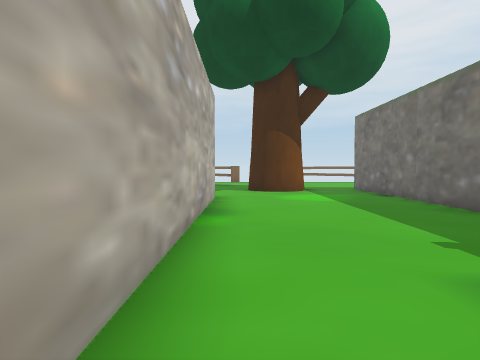
View 1 (above)

24 first-person views from a walk through a scene from a Unity 3-D project. The camera is 0.72 m above the floor, tilts 2° down and sees 70° across. The floor is counted in squares, 1 m on a side. Each view is taken from the middle of a square. On the plan, view 1 faces up. The plan holds only what a view shows up to about 11 squares ahead; the rest is blank. The place goes on beyond the plan. The player is left out. Some surface patterns are stand-ins.

View 2
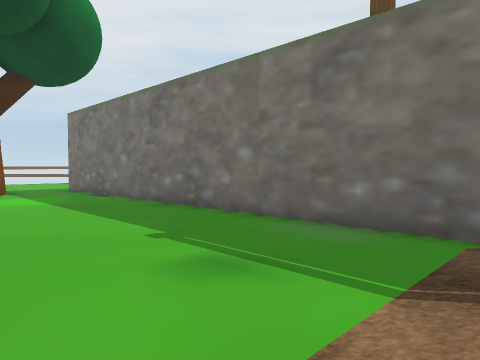

View 3
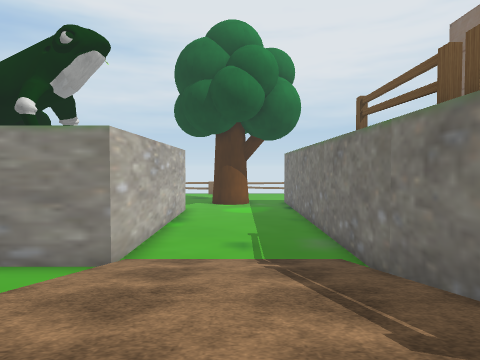

View 4
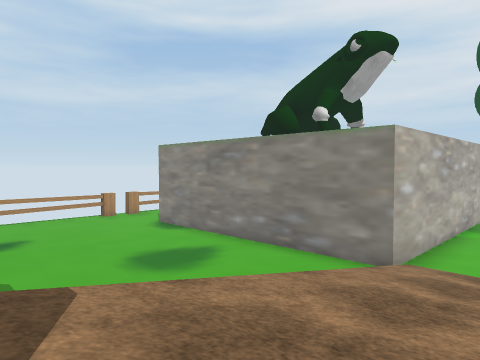

View 5
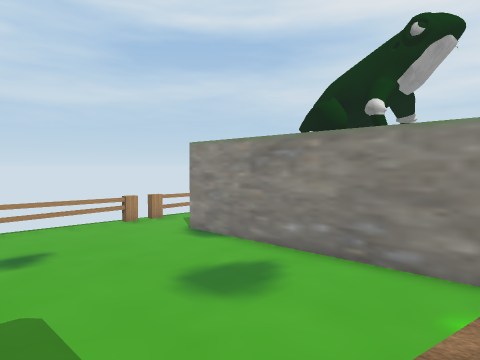

View 6
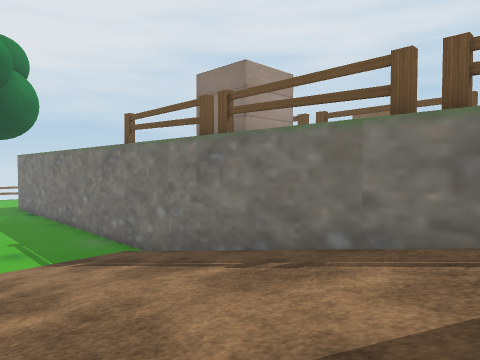

View 7
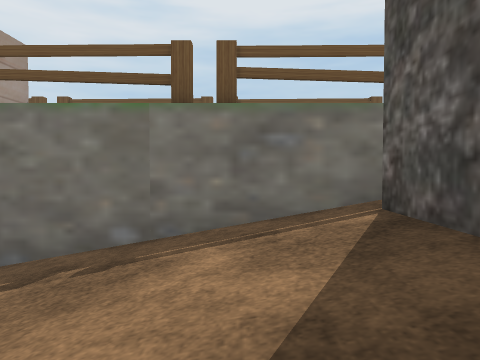

View 8
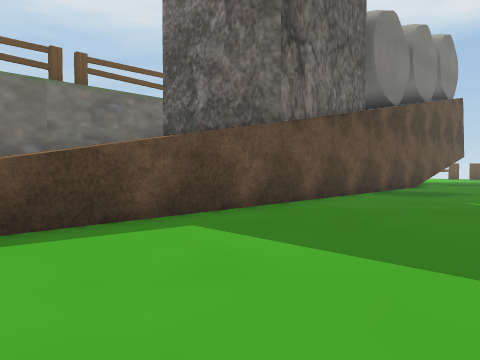

View 9
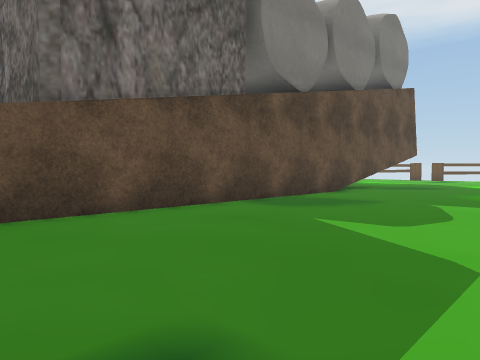

View 10
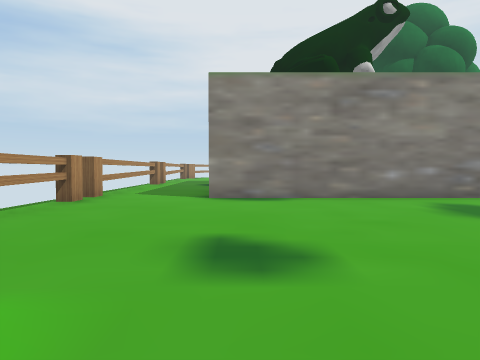

View 11
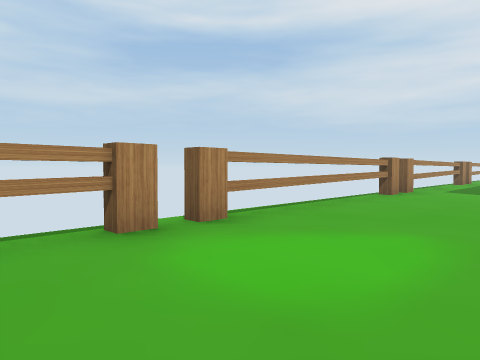

View 12
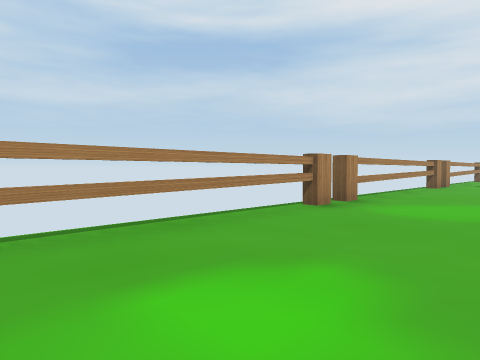

View 13
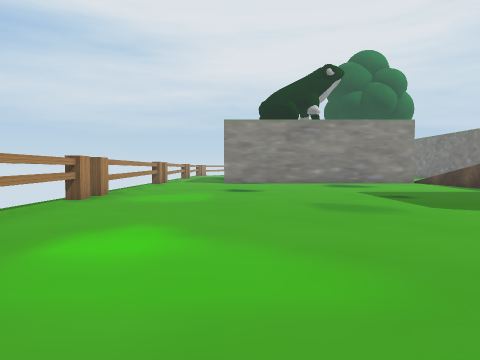

View 14
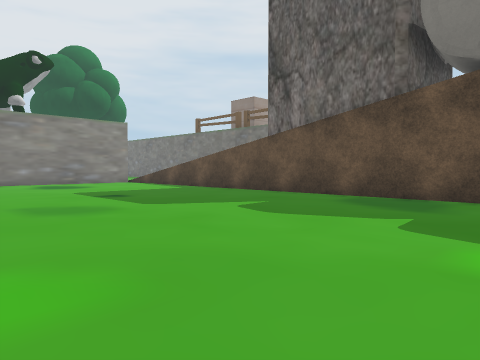

View 15
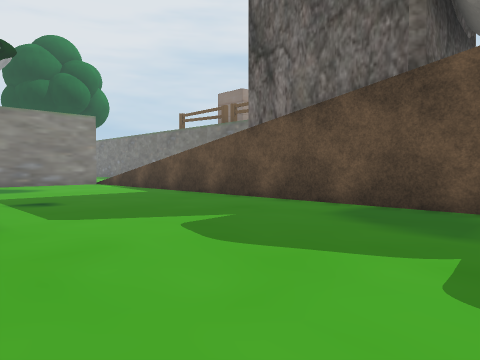

View 16
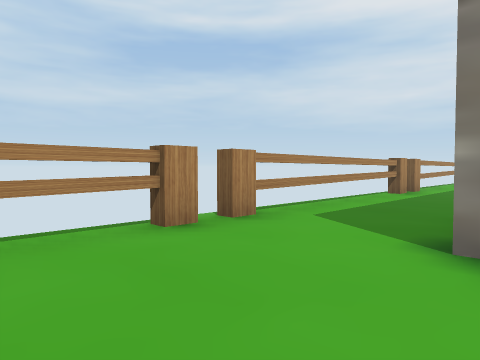

View 17
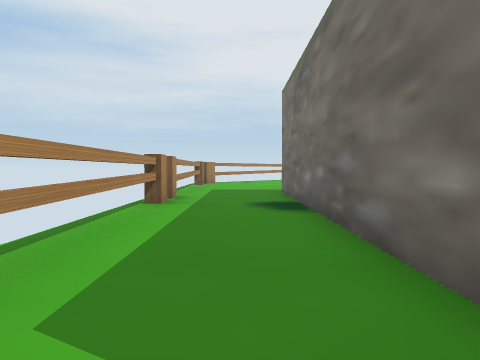

View 18
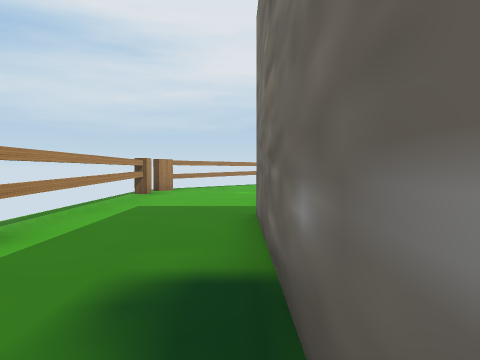

View 19
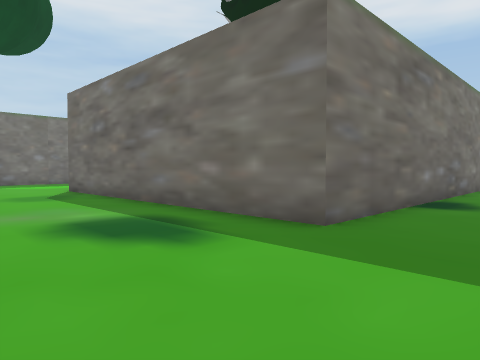

View 20
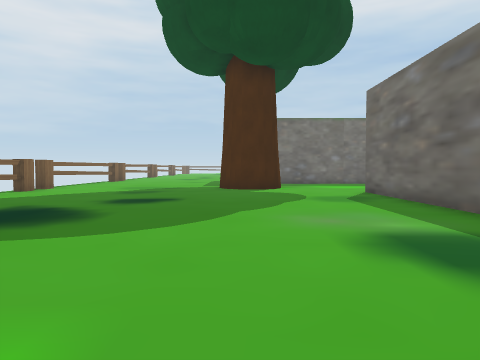

View 21
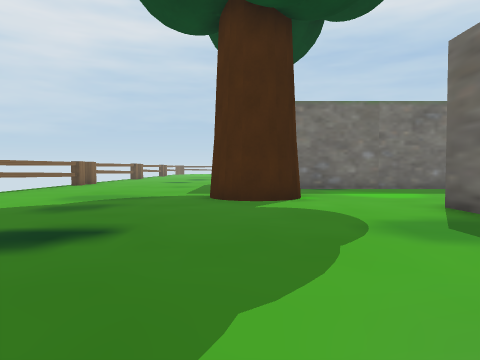

View 22
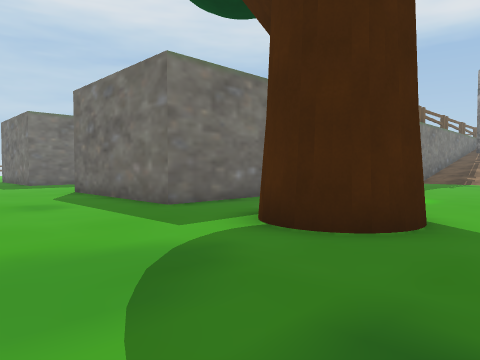

View 23
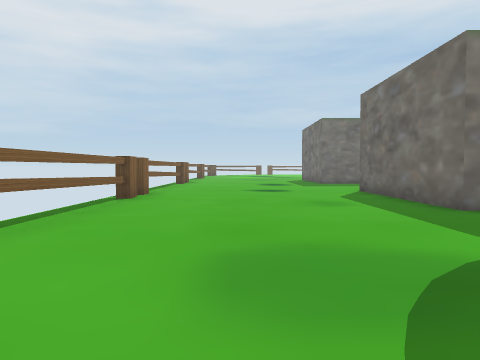

View 24
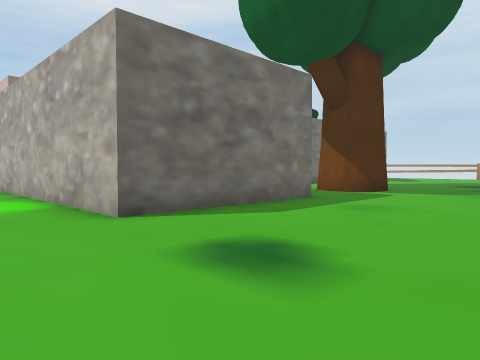

### Floor plan
Key: @ floor where view 1 was taken; # wall or solid block; x gap in a wall; . floor; / step, stairs or slope; T tree; O other object.
Columns run from 13 left of view 1 to 12 right of it. Each row starts with its distance up from view 1.
 21             #O  ####OO##
 20           ..............
 19          .................
 18        ...................
 17       ....................
 16 OO........................
 15 O........................
 14  .............TT..OOOOO..
 13  .............TT..O   O..
 12 x.................O   O..
 11 #.................O   O..
 10 #...#########.....O   O.
  9 #...#       #.....O   O.
  8 O...#       #.....O   O.
  7 O...#       #.....O   O.
  6  ...#       #.....O   O
  5  ...#       #.....O
  4 #...#       #.....O
  3 #...#       #.....O
  2 #...#       #.....O
  1 O...#########.....O
  0 O............@////O
 -1 #............/////O
 -2  ............/////O
 -3 x............/////O
 -4 #............/////O
 -5 #............/////O
 -6 #............/////O
 -7 O............/////O
 -8 O............/////O
 -9  ............OOOOOO
-10  ............O
-11 #............O
-12 #............O
-13 #............OOOOO
-14  ............OO
-15    ..........#
-16     .... ....#

Positions as (right, up) in squares from view 1, and headings:
1: (0, 0), facing up
2: (0, 0), facing up-right
3: (2, -7), facing up
4: (2, -7), facing up-left
5: (0, -7), facing up-left
6: (0, -8), facing up-right
7: (0, -7), facing right
8: (-5, -3), facing down-right
9: (-6, -7), facing down-right
10: (-9, -8), facing up
11: (-9, -10), facing up-left
12: (-9, -14), facing up-left
13: (-9, -16), facing up
14: (-9, -16), facing up-right
15: (-7, -15), facing up-right
16: (-9, -3), facing up-left
17: (-11, 0), facing up
18: (-10, 5), facing up
19: (-12, 14), facing down-right
20: (-11, 14), facing right
21: (-7, 14), facing right
22: (-1, 18), facing down-right
23: (-1, 18), facing right
24: (12, 19), facing down-left
